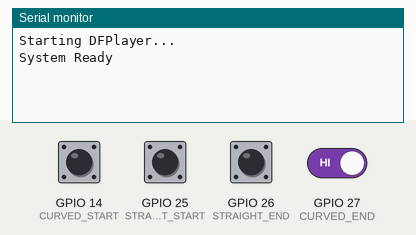
The sketch below on a simulated ESP32. On the bench: the last lines printed to the serial monitor. The test bench sets the inputs (shaded band); at power-on: GPIO 14 (CURVED_START), GPIO 25 (STRAIGHT_START), GPIO 26 (STRAIGHT_END), GPIO 27 (CURVED_END) HIGH. Nothing arrives over Bluetooth unless stated; the audio player accepts every command and is not drawn.

Above: at 3.7 s.
3.8 s: GPIO 14 (CURVED_START) pulled LOW for 0.15 s
At 4.8 s:
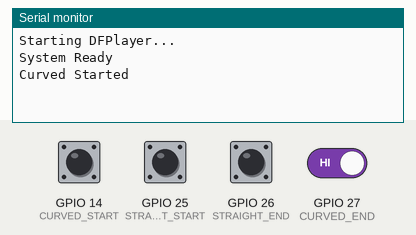
5.4 s: GPIO 25 (STRAIGHT_START) pulled LOW for 0.15 s
At 6.1 s:
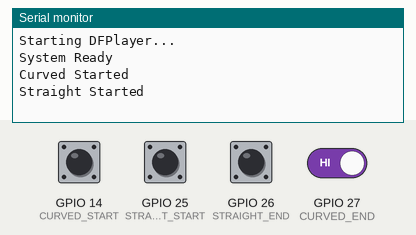
7.0 s: GPIO 27 (CURVED_END) driven LOW
At 8.5 s:
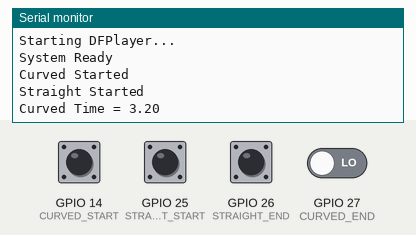

The sketch:

final_sketch_ide_2tracks.ino
```cpp
#include <BluetoothSerial.h>
/*
  BluetoothSerial.h Library

  Purpose:
  - Enables Bluetooth Classic (Serial Port Profile - SPP) communication
    on the ESP32.
  - Allows wireless serial communication between the ESP32 and
    smartphones, laptops, or other Bluetooth-enabled devices.

  Features:
  - Send and receive data wirelessly.
  - Works like the Serial Monitor but over Bluetooth.
  - Supports text, numbers, and commands.

  Common Functions:
  - begin("Device_Name") : Starts Bluetooth with a device name.
  - available()          : Checks if data is available.
  - read()               : Reads incoming data.
  - write()              : Sends raw data.
  - print()/println()    : Sends text or values.

  Note:
  - BluetoothSerial.h is supported only on ESP32 boards.
  - Used for Bluetooth Classic (SPP), not Bluetooth Low Energy (BLE).
*/
#include <HardwareSerial.h>
/*
  HardwareSerial.h Library

  Purpose:
  - Provides access to the ESP32's hardware UART (serial) ports.
  - Used for serial communication with external devices such as
    GPS modules, GSM modules, Bluetooth modules, barcode scanners,
    and other microcontrollers.

  ESP32 UARTs:
  - Serial  -> UART0 (USB programming and Serial Monitor)
  - Serial1 -> UART1
  - Serial2 -> UART2

  Common Functions:
  - begin()      : Starts serial communication.
  - available()  : Checks if data has been received.
  - read()       : Reads one byte of incoming data.
  - write()      : Sends raw data.
  - print() / println() : Sends text or values.

  Note:
  - Not required for digital sensors like IR obstacle sensors.
  - Use it only when communicating with UART-based devices.
*/
#include <DFRobotDFPlayerMini.h>
/*
  DFRobotDFPlayerMini.h Library

  Purpose:
  - Controls the DFPlayer Mini MP3 module using UART serial communication.
  - Allows the ESP32 to play audio files stored on a microSD card.

  Features:
  - Play, pause, stop, next, and previous tracks.
  - Set volume and equalizer (EQ).
  - Play specific tracks or folders.
  - Check the player's status and receive error messages.

  Common Functions:
  - begin()           : Initializes the DFPlayer Mini.
  - play(trackNo)     : Plays the specified track.
  - pause()           : Pauses playback.
  - stop()            : Stops playback.
  - next()            : Plays the next track.
  - previous()        : Plays the previous track.
  - volume(level)     : Sets the volume (0–30).

  Note:
  - Requires UART communication (HardwareSerial.h).
  - Audio files must be stored on a properly formatted microSD card.
  - Commonly used in voice assistants, talking robots, alarms, and music playback projects.
*/

BluetoothSerial SerialBT;

HardwareSerial dfSerial(1);
DFRobotDFPlayerMini player;

// STRAIGHT TRACK
#define STRAIGHT_START 25
#define STRAIGHT_END   26

// CURVED TRACK
#define CURVED_START   14
#define CURVED_END     27

unsigned long straightStartTime = 0;
unsigned long curvedStartTime = 0;

bool straightRunning = false;
bool curvedRunning = false;

// ================= AUDIO =================

void playDigit(char d)
{
  switch (d)
  {
    case '0': player.play(10); break;
    case '1': player.play(16); break;
    case '2': player.play(9);  break;
    case '3': player.play(7);  break;
    case '4': player.play(14); break;
    case '5': player.play(13); break;
    case '6': player.play(4);  break;
    case '7': player.play(3);  break;
    case '8': player.play(12); break;
    case '9': player.play(15); break;
  }

  delay(700);
}

void speakNumber(float value)
{
  char buffer[10];

  dtostrf(value, 0, 2, buffer);

  for (int i = 0; buffer[i] != '\0'; i++)
  {
    if (buffer[i] == '.')
    {
      player.play(1);     // point
      delay(700);
    }
    else
    {
      playDigit(buffer[i]);
    }
  }

  player.play(2);         // seconds
  delay(1000);
}

void announceStraight(float t)
{
  player.play(5);         // straight
  delay(1500);

  player.play(8);         // time
  delay(1200);

  speakNumber(t);
}

void announceCurved(float t)
{
  player.play(11);        // curved
  delay(1500);

  player.play(8);         // time
  delay(1200);

  speakNumber(t);
}

// ================= SETUP =================

void setup()
{
  Serial.begin(115200);

  SerialBT.begin("ESP32_Robot");

  pinMode(STRAIGHT_START, INPUT);
  pinMode(STRAIGHT_END, INPUT);

  pinMode(CURVED_START, INPUT);
  pinMode(CURVED_END, INPUT);

  // ESP32 RX=19  TX=18
  dfSerial.begin(9600, SERIAL_8N1, 19, 18);

  Serial.println("Starting DFPlayer...");

  if (!player.begin(dfSerial))
  {
    Serial.println("DFPlayer NOT FOUND");
    SerialBT.println("DFPlayer NOT FOUND");

    while (true);
  }

  player.volume(30);

  Serial.println("System Ready");
  SerialBT.println("System Ready");

  player.play(6);   // systemready

  delay(2000);
}

// ================= LOOP =================

void loop()
{
  // ---------- STRAIGHT START ----------

  if (!straightRunning &&
      digitalRead(STRAIGHT_START) == LOW)
  {
    straightStartTime = millis();
    straightRunning = true;

    Serial.println("Straight Started");
    SerialBT.println("Straight Started");

    delay(300);
  }

  // ---------- STRAIGHT END ----------

  if (straightRunning &&
      digitalRead(STRAIGHT_END) == LOW)
  {
    float straightTime =
      (millis() - straightStartTime) / 1000.0;

    Serial.print("Straight Time = ");
    Serial.println(straightTime, 2);

    SerialBT.print("STRAIGHT TIME = ");
    SerialBT.println(straightTime, 2);

    announceStraight(straightTime);

    straightRunning = false;

    delay(1000);
  }

  // ---------- CURVED START ----------

  if (!curvedRunning &&
      digitalRead(CURVED_START) == LOW)
  {
    curvedStartTime = millis();
    curvedRunning = true;

    Serial.println("Curved Started");
    SerialBT.println("Curved Started");

    delay(300);
  }

  // ---------- CURVED END ----------

  if (curvedRunning &&
      digitalRead(CURVED_END) == LOW)
  {
    float curvedTime =
      (millis() - curvedStartTime) / 1000.0;

    Serial.print("Curved Time = ");
    Serial.println(curvedTime, 2);

    SerialBT.print("CURVED TIME = ");
    SerialBT.println(curvedTime, 2);

    announceCurved(curvedTime);

    curvedRunning = false;

    delay(1000);
  }
}
```

Measured:
- after the input at 3.8 s, the serial monitor: prints a new line at once (image 1)
- after the input at 5.4 s, the serial monitor: prints a new line at once (image 2)
- after the input at 7.0 s, the serial monitor: prints a new line at once (image 3)
